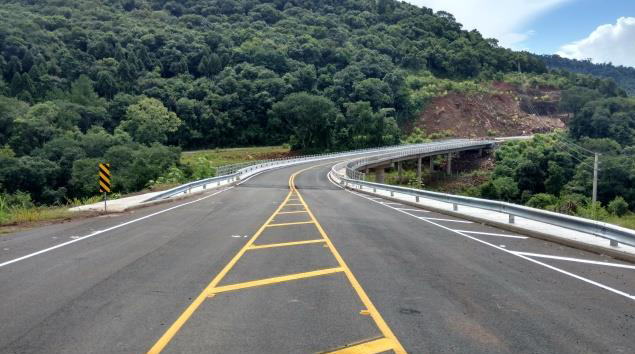
#> input picture python-aulas/Lession 4/estrada.png, 635 x 354 px
$ python estrada.py
#> lines starting #> are read from the running program, lines starting #| are printed output that depends on the picture
import cv2
img = cv2.imread("estrada.png")
#> img is the input picture: shape (354, 635, 3); mean B, G, R 103.7, 107.7, 99.7
cv2.imshow("Original", img)
gray = cv2.cvtColor(img, cv2.COLOR_BGR2GRAY)
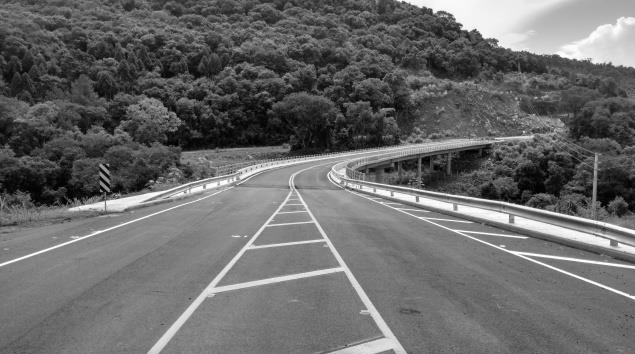
#> gray: shape (354, 635); min 0, max 255, mean 104.9
cv2.imshow("Gray", gray)
hsv = cv2.cvtColor(img, cv2.COLOR_BGR2HSV)
#> hsv: shape (354, 635, 3); mean H, S, V 72.5, 53.8, 112.2
cv2.imshow("HSV", hsv)
lab = cv2.cvtColor(img, cv2.COLOR_BGR2LAB)
#> lab: shape (354, 635, 3); mean of channels 0, 1, 2 112.3, 124.4, 129.3
cv2.imshow("L*a*b*", lab)
cv2.waitKey(0)
cv2.destroyAllWindows()

$ run again, with python-aulas/Lession 4/clouds.jpg saved as python-aulas/Lession 4/estrada.png
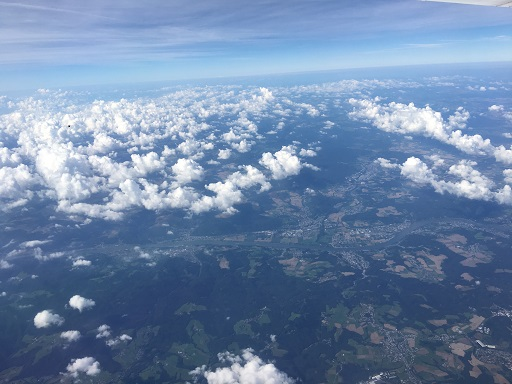
#> input picture python-aulas/Lession 4/clouds.jpg, 512 x 384 px
#> img is the input picture: shape (384, 512, 3); mean B, G, R 167.8, 134.4, 110.1
#> `gray = cv2.cvtColor(img, cv2.COLOR_BGR2GRAY)`:
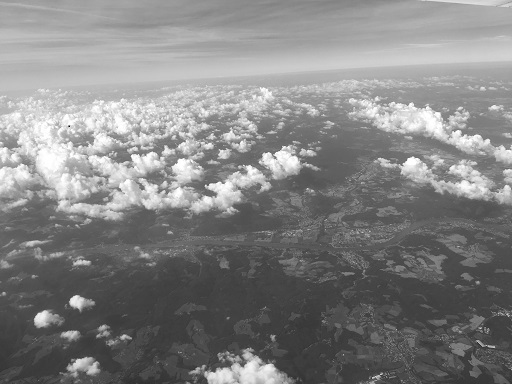
#> gray: shape (384, 512); min 2, max 255, mean 130.9
#> hsv: shape (384, 512, 3); mean H, S, V 107.3, 96.3, 167.8
#> lab: shape (384, 512, 3); mean of channels 0, 1, 2 139.7, 128.4, 107.3
